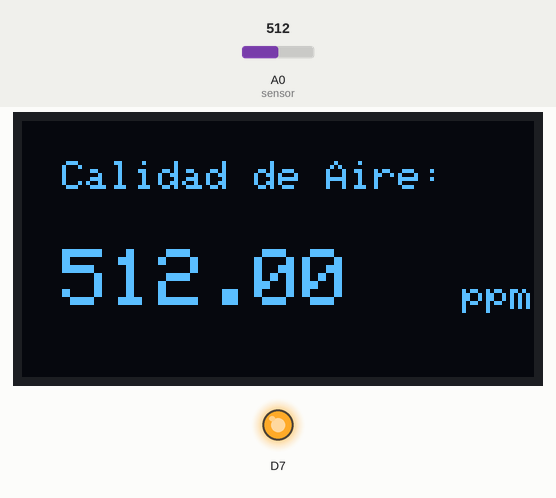
Bench run of a sketch on a simulated ESP8266 (NodeMCU). Shown: 128×64 one-colour display, output pins drawn as LEDs (lit = HIGH). Inputs (shaded band) come from the test bench; at power-on: A0 (sensor) = 512. WiFi joins after 1.5 s; servers stay silent unless stated; what the sketch prints to the serial monitor is not drawn.

Above: at 4.7 s.
4.8 s: A0 (sensor) set to 716
At 9.3 s:
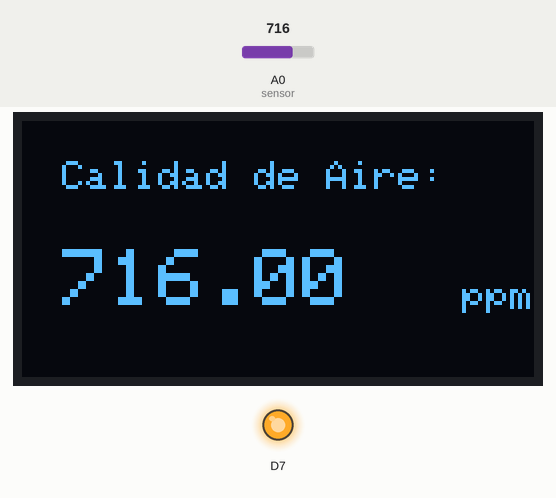
9.6 s: A0 (sensor) set to 109
At 13.2 s:
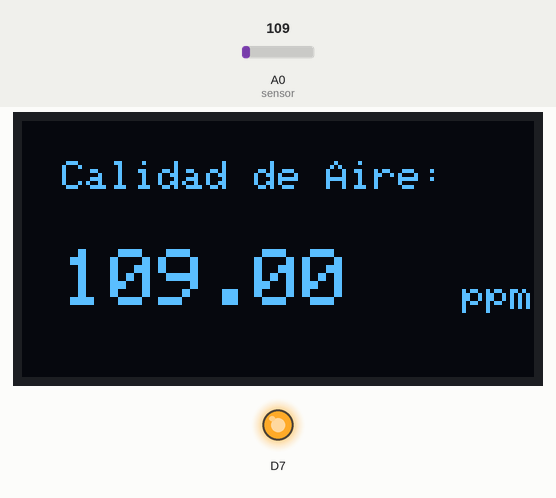
13.7 s: A0 (sensor) set to 94
At 15.7 s:
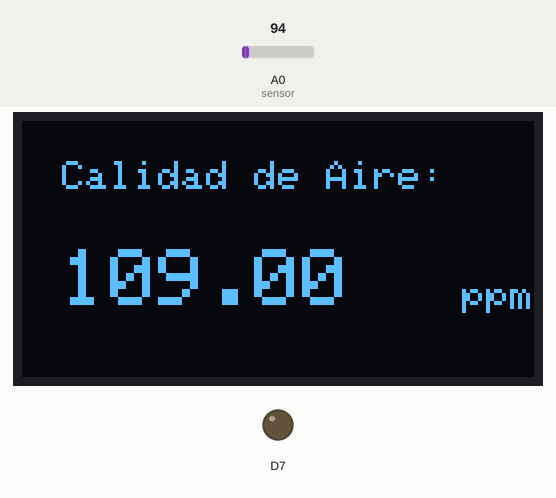
Timing chart, 0 to 17.2 s (numbered marks = the images above; inputs shaded):
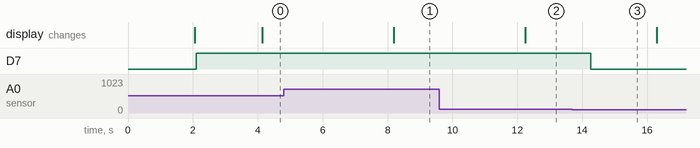

The sketch:

sensorMQ135.ino
```cpp
// Template ID, Device Name and Auth Token are provided by the Blynk.Cloud
// See the Device Info tab, or Template settings
#define BLYNK_TEMPLATE_ID       "TMPLmBlXAPe6"
#define BLYNK_DEVICE_NAME       "SENSOR"
#define BLYNK_AUTH_TOKEN        "-FMFqU5hLLVztt0hniu58SVjv21a4rNL"


// Comment this out to disable prints and save space
#define BLYNK_PRINT Serial


#include <ESP8266WiFi.h>
#include <BlynkSimpleEsp8266.h>

// Librerias para el uso de OLED
#include <SPI.h>
#include <Wire.h>
#include <Adafruit_GFX.h>
#include <Adafruit_SH110X.h>


char auth[] = BLYNK_AUTH_TOKEN;

/* Uncomment the initialize the I2C address , uncomment only one, If you get a totally blank screen try the other*/
#define i2c_Address 0x3c //initialize with the I2C addr 0x3C Typically eBay OLED's

#define SCREEN_WIDTH 128 // OLED display width, in pixels
#define SCREEN_HEIGHT 64 // OLED display height, in pixels
#define OLED_RESET -1   //   QT-PY / XIAO
Adafruit_SH1106G display = Adafruit_SH1106G(SCREEN_WIDTH, SCREEN_HEIGHT, &Wire, OLED_RESET);


int sensor = A0;
float valor= 0.0;

// Your WiFi credentials.
// Set password to "" for open networks.
char ssid[] = "LookingPlace";
char pass[] = "contrasenna123";

BlynkTimer timer;

// This function is called every time the Virtual Pin 0 state changes
BLYNK_WRITE(V0)
{
  // Set incoming value from pin V0 to a variable
  int value = param.asInt();

  // Update state
  Blynk.virtualWrite(V1, value);
}

// This function is called every time the device is connected to the Blynk.Cloud
BLYNK_CONNECTED()
{
  // Change Web Link Button message to "Congratulations!"
  Blynk.setProperty(V3, "offImageUrl", "https://static-image.nyc3.cdn.digitaloceanspaces.com/general/fte/congratulations.png");
  Blynk.setProperty(V3, "onImageUrl",  "https://static-image.nyc3.cdn.digitaloceanspaces.com/general/fte/congratulations_pressed.png");
  Blynk.setProperty(V3, "url", "https://docs.blynk.io/en/getting-started/what-do-i-need-to-blynk/how-quickstart-device-was-made");
}

void setup()
{
  pinMode(sensor, INPUT);
  pinMode(D7, OUTPUT);
  // Debug console
  Serial.begin(115200);

  Blynk.begin(auth, ssid, pass);


  // Inicializacion de display OLED
  delay(250); // wait for the OLED to power up
  display.begin(i2c_Address, true); // Address 0x3C default
  display.setContrast (255); // dim display

  // Clear the buffer.
  display.clearDisplay();
  display.display();
}

void loop()
{
  digitalWrite(D7, LOW);

  Blynk.run();
  timer.run();
  //valor = analogRead(sensor);
  valor = analogRead(sensor);
  Serial.println(valor);
  if(valor > 100){
    // Manda a llamar al evento programado en Blynk
    Blynk.logEvent("hppm", String("PELIGRO, niveles de CO2 altos: ")+ valor + String(" PPM."));
    digitalWrite(D7, HIGH);
  }
  Blynk.virtualWrite(V0,valor);
  delay(2000);


  // Limpiar buffer
  display.clearDisplay();

  // Tamaño del texto
  display.setTextSize(1);
  // Color del texto
  display.setTextColor(SH110X_WHITE);
  // Posición del texto
  display.setCursor(10, 10);
  // Escribir texto
  display.println("Calidad de Aire: ");

  // Tamaño del texto
  display.setTextSize(2);
  // Color del texto
  display.setTextColor(SH110X_WHITE);
  // Posición del texto
  display.setCursor(10, 32);
  // Escribir texto
  display.println(valor);

  // Tamaño del texto
  display.setTextSize(1);
  // Color del texto
  display.setTextColor(SH110X_WHITE);
  // Posición del texto
  display.setCursor(110, 40);
  // Escribir texto
  display.println("ppm");

  // Enviar a pantalla
  display.display();

}
```

Measured:
- the behaviour switches between 101 and 100 on A0 (sensor) (found by bisection; images 2 and 3)
- after the input at 4.8 s, the display: changes after 3.4 s (image 1)
- after the input at 9.6 s, the display: changes after 2.6 s (image 2)
- after the input at 13.7 s, D7: HIGH → LOW after 0.57 s
